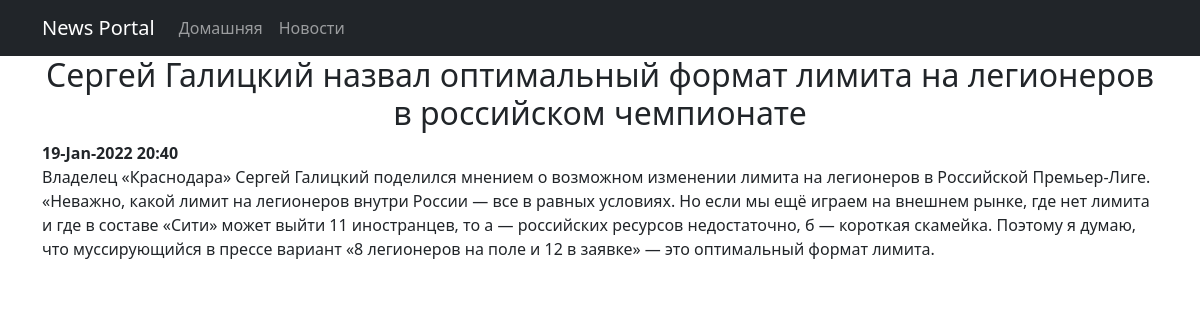
The app's page /8/ with its own data.
### news/models.py (models this page shows, shortened)
class Post(models.Model):
    article = 'AR'
    news = 'NE'
    TYPES = [
        (article, 'статья'),
        (news, 'новость')
    ]
    author = models.ForeignKey(Author, on_delete=models.CASCADE)
    type = models.CharField(max_length=2, choices=TYPES, default=article)
    release_date = models.DateTimeField(auto_now_add=True)
    categories = models.ManyToManyField(Category, through='PostCategory')
    title = models.CharField(max_length=255)
    post_text = models.TextField()
    post_rating = models.SmallIntegerField(default=0)

### news/views.py (the view)
# urls.py: path('<int:pk>/', NewsDetail.as_view(), name='news_detail'),
class NewsDetail(DetailView):
    template_name = 'news/news_detail.html'
    queryset = Post.objects.all()

### templates/news/news_detail.html (shortened to what this page needs)
{% extends 'default.html' %}
{% load custom_filters %}
{% block content %}
<h2>{{ object.title }}</h2>
<div align="left">
    <b>{{ object.release_date|date:'d-M-Y'}} {{ object.release_date|time:'H:i' }}</b>
</div>
<div align="left">
    {{ object.post_text }}
</div>
{% endblock content %}

### records on screen
Post: title "Сергeй Галицкий назвал оптимальный формат лимита на легионеров в российском чемпионате", release_date "19-Jan-2022", release_date "20:40", post_text "Владелец «Краснодара» Сергей Галицкий поделился мнением о возможном изменении лимита на легионеров в Российской Премьер-Лиге. «Неважно, какой лимит на легионеров внутри России — все в равных условиях. Но если мы ещё играем на внешнем рынке, где нет лимита и где в составе «Сити» может выйти 11 иностранцев, то а — российских ресурсов недостаточно, б — короткая скамейка. Поэтому я думаю, что муссирующийся в прессе вариант «8 легионеров на поле и 12 в заявке» — это оптимальный формат лимита."
